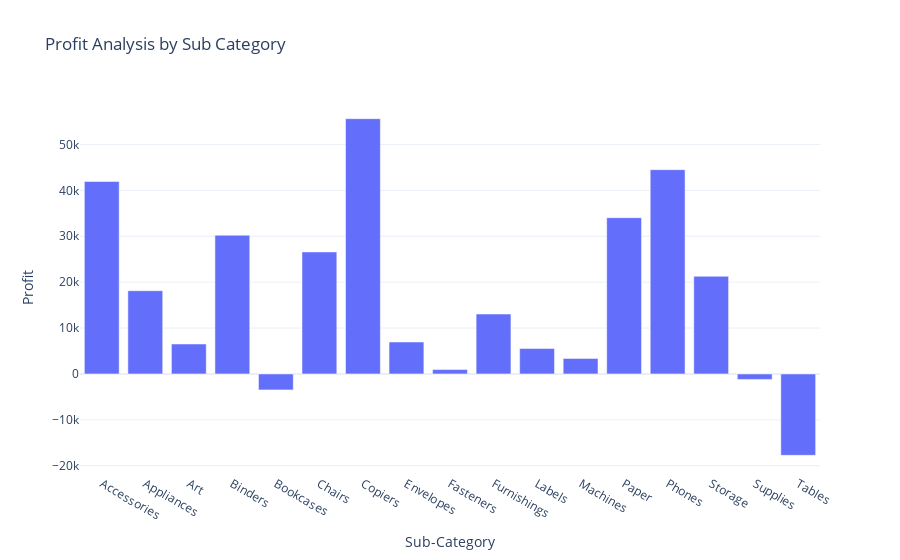

The notebook cell saved with this chart:
### Code cell
fig = px.bar(profit_by_subcategory,
             x = 'Sub-Category',
             y = 'Profit',
             title = 'Profit Analysis by Sub Category')
fig.show()

### Figure 1 — Plotly figure (JSON) as saved in the notebook; plotly's stock layout.template omitted (floating-point values rounded to 4 significant figures)
{"data": [{"hovertemplate": "Sub-Category=%{x}<br>Profit=%{y}<extra></extra>", "legendgroup": "", "marker": {"color": "#636efa", "pattern": {"shape": ""}}, "name": "", "orientation": "v", "showlegend": false, "textposition": "auto", "type": "bar", "x": ["Accessories", "Appliances", "Art", "Binders", "Bookcases", "Chairs", "Copiers", "Envelopes", "Fasteners", "Furnishings", "Labels", "Machines", "Paper", "Phones", "Storage", "Supplies", "Tables"], "xaxis": "x", "y": [41940.0, 18140.0, 6528.0, 30220.0, -3473.0, 26590.0, 55620.0, 6964.0, 949.5, 13060.0, 5546.0, 3385.0, 34050.0, 44520.0, 21280.0, -1189.0, -17730.0], "yaxis": "y"}], "layout": {"barmode": "relative", "legend": {"tracegroupgap": 0}, "title": {"text": "Profit Analysis by Sub Category"}, "xaxis": {"anchor": "y", "domain": [0, 1], "title": {"text": "Sub-Category"}}, "yaxis": {"anchor": "x", "domain": [0, 1], "title": {"text": "Profit"}}}}
